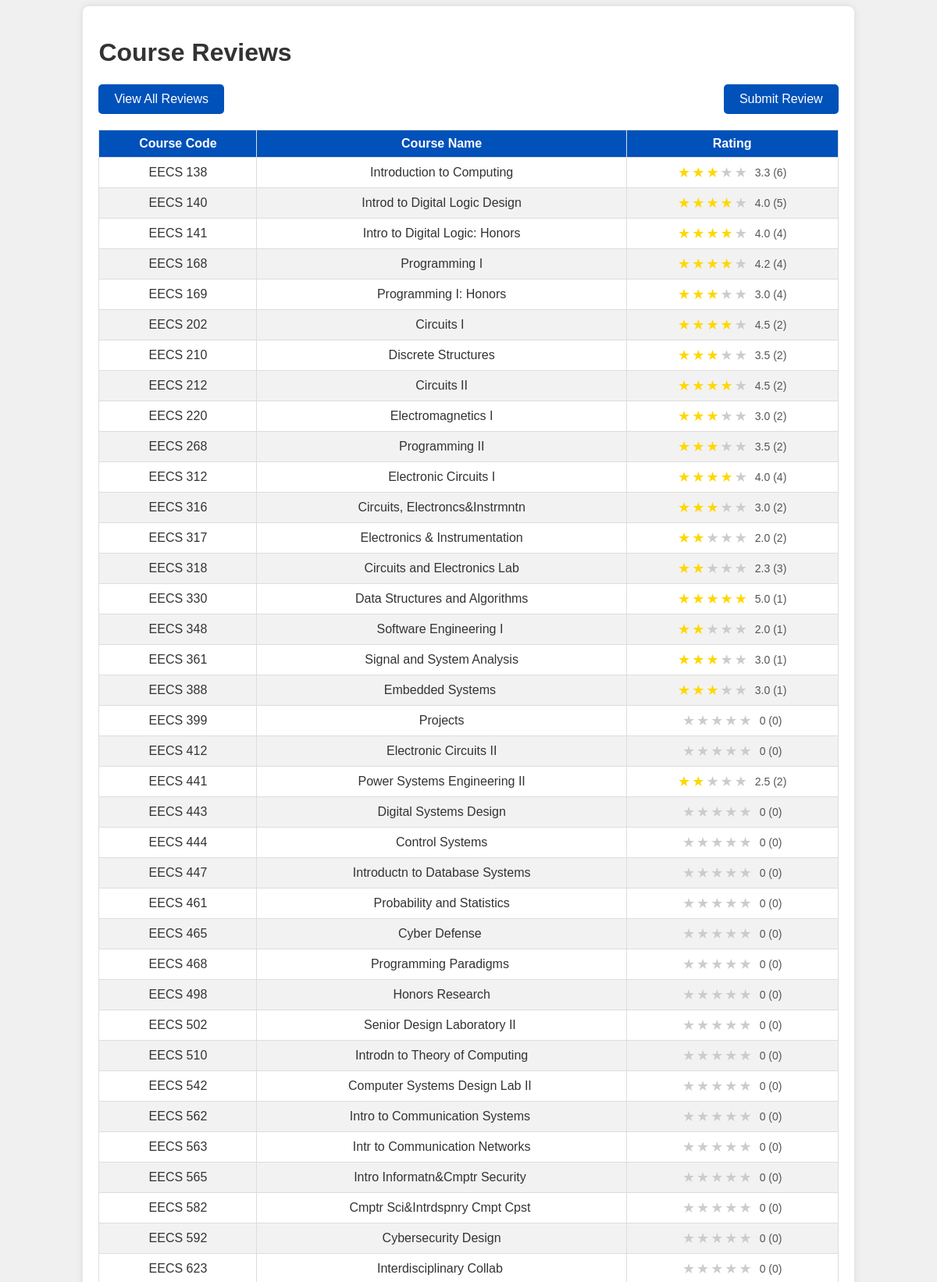
The page / (upper part) on the database its author committed.
### tables this page shows
CREATE TABLE courses (
            course_code TEXT PRIMARY KEY,
            course_name TEXT NOT NULL
        );

### app.py (the view)
@app.route('/')
def home():
    return course_overview()

### app.py (called while the page is built)
@app.after_request
def add_header(response):
    response.headers['Cache-Control'] = 'no-store, no-cache, must-revalidate, post-check=0, pre-check=0, max-age=0'
    response.headers['Pragma'] = 'no-cache'
    response.headers['Expires'] = '-1'
    return response

### templates/course_overview.html (shortened to what this page needs)
<!DOCTYPE html>
<html lang="en">
<head>
    <link rel="stylesheet" href="{{ url_for('static', filename='style.css') }}">
</head>
<body>
    <div class="container">
        <h1>Course Reviews</h1>
        <div class="button-container">
            <button class="button" style="float: left;" onclick="viewAllReviews()">View All Reviews</button>
            <button class="button" style="float: right;" onclick="redirectToSubmitReview()">Submit Review</button>
        </div>
        <table>
            <thead>
                <tr>
                    <th>Course Code</th>
                    <th>Course Name</th>
                    <th>Rating</th>
                </tr>
            </thead>
            <tbody>
                {% for course in courses %}
                <tr>
                    <td>{{ course[0] }}</td>
                    <td>{{ course[1] }}</td>
                    <td>
                        <div class="rating">
                            <div class="stars">
                                {% for i in range(1, 6) %}
                                <span class="star {% if i <= course[2] %} filled {% endif %}">&#9733;</span>
                                {% endfor %}
                            </div>
                            <div class="rating-text">{{ course[2] }} ({{ course[3] }})</div>
                        </div>
                    </td>
                </tr>
                {% endfor %}
            </tbody>
        </table>
    </div>
</body>
</html>

### static/style.css (style rules this page uses)
body { font-family: Arial, sans-serif; background-color: #f0f0f0; color: #333; }
.container { width: 80%; margin: 0 auto; background-color: #fff; padding: 20px; border-radius: 8px; box-shadow: 0 0 10px rgba(0, 0, 0, 0.1); }
table { width: 100%; border-collapse: collapse; margin-top: 20px; }
table, th, td { border: 1px solid #ddd; padding: 8px; text-align: center; }
th { background-color: #0051BA; color: white; }
tr:nth-child(even) { background-color: #f2f2f2; }
.button-container { display: flex; justify-content: space-between; margin-bottom: 20px; }
.button { background-color: #0051BA; color: white; border: none; padding: 10px 20px; cursor: pointer; font-size: 16px; border-radius: 5px; text-align: center; }
.rating { display: flex; align-items: center; justify-content: center; gap: 10px; }
.stars { display: flex; gap: 2px; }
.star { font-size: 18px; color: #ccc; }
.star.filled { color: #FFD700; }
.rating-text { font-size: 14px; color: #555; }

### rows shown on the page
courses: course_code "EECS 138", course_name "Introduction to Computing", course "3.3", course "6"
courses: course_code "EECS 140", course_name "Introd to Digital Logic Design", course "4.0", course "5"
courses: course_code "EECS 141", course_name "Intro to Digital Logic: Honors", course "4.0", course "4"
courses: course_code "EECS 168", course_name "Programming I", course "4.2", course "4"
courses: course_code "EECS 169", course_name "Programming I: Honors", course "3.0", course "4"
courses: course_code "EECS 202", course_name "Circuits I", course "4.5", course "2"
courses: course_code "EECS 210", course_name "Discrete Structures", course "3.5", course "2"
courses: course_code "EECS 212", course_name "Circuits II", course "4.5", course "2"
courses: course_code "EECS 220", course_name "Electromagnetics I", course "3.0", course "2"
courses: course_code "EECS 268", course_name "Programming II", course "3.5", course "2"
courses: course_code "EECS 312", course_name "Electronic Circuits I", course "4.0", course "4"
courses: course_code "EECS 316", course_name "Circuits, Electroncs&Instrmntn", course "3.0", course "2"
courses: course_code "EECS 317", course_name "Electronics & Instrumentation", course "2.0", course "2"
courses: course_code "EECS 318", course_name "Circuits and Electronics Lab", course "2.3", course "3"
courses: course_code "EECS 330", course_name "Data Structures and Algorithms", course "5.0", course "1"
courses: course_code "EECS 348", course_name "Software Engineering I", course "2.0", course "1"
courses: course_code "EECS 361", course_name "Signal and System Analysis", course "3.0", course "1"
courses: course_code "EECS 388", course_name "Embedded Systems", course "3.0", course "1"
courses: course_code "EECS 399", course_name "Projects", course "0"
courses: course_code "EECS 412", course_name "Electronic Circuits II", course "0"
courses: course_code "EECS 441", course_name "Power Systems Engineering II", course "2.5", course "2"
courses: course_code "EECS 443", course_name "Digital Systems Design", course "0"
courses: course_code "EECS 444", course_name "Control Systems", course "0"
courses: course_code "EECS 447", course_name "Introductn to Database Systems", course "0"
courses: course_code "EECS 461", course_name "Probability and Statistics", course "0"
courses: course_code "EECS 465", course_name "Cyber Defense", course "0"
courses: course_code "EECS 468", course_name "Programming Paradigms", course "0"
courses: course_code "EECS 498", course_name "Honors Research", course "0"
courses: course_code "EECS 502", course_name "Senior Design Laboratory II", course "0"
courses: course_code "EECS 510", course_name "Introdn to Theory of Computing", course "0"
courses: course_code "EECS 542", course_name "Computer Systems Design Lab II", course "0"
courses: course_code "EECS 562", course_name "Intro to Communication Systems", course "0"
courses: course_code "EECS 563", course_name "Intr to Communication Networks", course "0"
courses: course_code "EECS 565", course_name "Intro Informatn&Cmptr Security", course "0"
courses: course_code "EECS 582", course_name "Cmptr Sci&Intrdspnry Cmpt Cpst", course "0"
courses: course_code "EECS 592", course_name "Cybersecurity Design", course "0"
courses: course_code "EECS 623", course_name "Interdisciplinary Collab", course "0"
